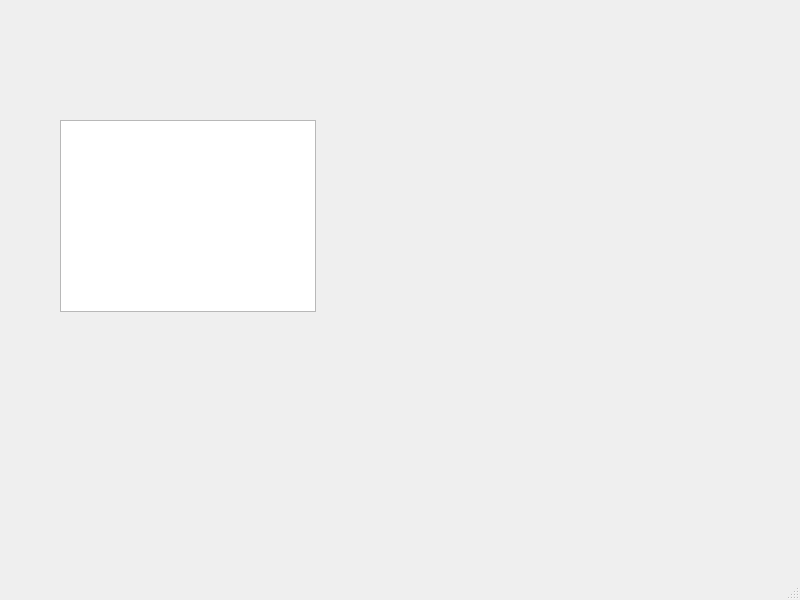
<?xml version="1.0" encoding="UTF-8"?>
<ui version="4.0">
 <class>MainWindow</class>
 <widget class="QMainWindow" name="MainWindow">
  <property name="geometry">
   <rect>
    <x>0</x>
    <y>0</y>
    <width>800</width>
    <height>600</height>
   </rect>
  </property>
  <property name="windowTitle">
   <string>MainWindow</string>
  </property>
  <widget class="QWidget" name="centralwidget">
   <widget class="QListWidget" name="listbox_view">
    <property name="geometry">
     <rect>
      <x>60</x>
      <y>120</y>
      <width>256</width>
      <height>192</height>
     </rect>
    </property>
   </widget>
  </widget>
  <widget class="QMenuBar" name="menubar">
   <property name="geometry">
    <rect>
     <x>0</x>
     <y>0</y>
     <width>800</width>
     <height>21</height>
    </rect>
   </property>
  </widget>
  <widget class="QStatusBar" name="statusbar"/>
 </widget>
 <resources/>
 <connections/>
</ui>
